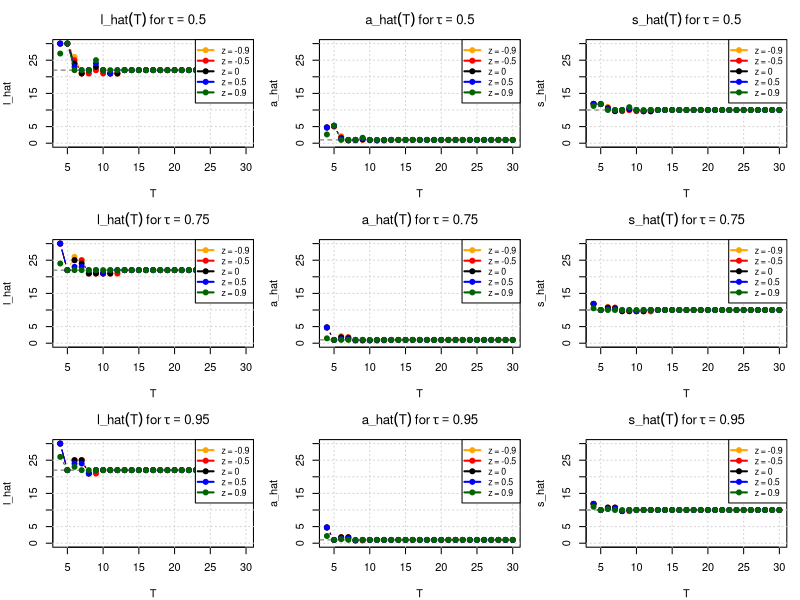

Here is the R script that generated this plot:
# ---------------------------------------------------------------------------
# Figures 3 & 4 — Estimation Paths with Asymmetric Laplace Noise (Updated)
# ---------------------------------------------------------------------------

# --- Noise Generator and Helpers -------------------------------------------

rgen_asy_laplace <- function(n, tau, z, b = 1) {
  u <- runif(n)
  ifelse(u < tau,
         -rexp(n, rate = (1 + z) / b),
         rexp(n, rate = (1 - z) / b))
}

asy_laplace_variance <- function(tau, z) {
  mu <- tau / (1 + z) - (1 - tau) / (1 - z)
  ex2 <- 2 * tau / (1 + z)^2 + 2 * (1 - tau) / (1 - z)^2
  ex2 - mu^2
}

compute_noise_scale <- function(A, snr, tau, z) {
  sqrt((A / snr)^2 / asy_laplace_variance(tau, z))
}

quantile_loss <- function(u, tau) u * (tau - (u < 0))

med_weighted_tau <- function(I, l, s, tau) {
  T <- length(I)
  x <- I * exp(((1:T) - l)^2 / s^2)
  w <- exp(-((1:T) - l)^2 / s^2)
  o <- order(x)
  cum_w <- cumsum(w[o])
  cutoff <- tau * sum(w)
  x[o][min(which(cum_w >= cutoff))]
}

compute_a <- function(I, l, s, tau) med_weighted_tau(I, l, s, tau)

objective_function <- function(I, a, l, s, tau) {
  t <- seq_along(I)
  mean(quantile_loss(I - a * exp(-((t - l)^2) / s^2), tau))
}

search_best_s <- function(I, l, tau) {
  f <- function(s) objective_function(I, compute_a(I, l, s, tau), l, s, tau)
  optimize(f, c(1, 20), tol = 1e-4)$minimum
}

estimate_params <- function(I, tau, h) {
  losses <- sapply(1:h, function(l) {
    s <- search_best_s(I, l, tau)
    a <- compute_a(I, l, s, tau)
    objective_function(I, a, l, s, tau)
  })
  l_hat <- which.min(losses)
  s_hat <- search_best_s(I, l_hat, tau)
  a_hat <- compute_a(I, l_hat, s_hat, tau)
  list(l_hat = l_hat, s_hat = s_hat, a_hat = a_hat)
}

# --- Parameters ------------------------------------------------------------

A_true <- 1
L_true <- 22
S_true <- 10
snr <- 1000
seed <- 280
h <- 30
T_vals <- 4:h
taus <- c(0.5, 0.75, 0.95)
z_vals <- c(-0.9, -0.5, 0, 0.5, 0.9)
colors <- c("orange", "red", "black", "blue", "darkgreen")

# --- Plotting --------------------------------------------------------------

# png("fig3_4_superposed_3x3_2.png", width = 1200, height = 900, res = 120)
pdf(file = "fig3_4_superposed_3x3_2.pdf", width = 8, height = 7)
par(mfrow = c(3, 3), mar = c(4, 4, 3, 1), bg = "white")

for (tau in taus) {
  for (est_name in c("l_hat", "a_hat", "s_hat")) {
    plot(NA, xlim = range(T_vals), ylim = c(0, 30),
         xlab = "T", ylab = est_name,
         main = bquote(.(as.name(est_name))(T) ~ "for" ~ tau == .(tau)))
    abline(h = switch(est_name,
                      l_hat = L_true,
                      a_hat = A_true,
                      s_hat = S_true),
           col = "gray40", lty = 2)
    grid()
    
    for (i in seq_along(z_vals)) {
      z <- z_vals[i]
      set.seed(seed)
      signal <- A_true * exp(-((1:h) - L_true)^2 / S_true^2)
      b <- compute_noise_scale(A_true, snr, tau, z)
      noise <- rgen_asy_laplace(h, tau, z, b)
      I <- signal + noise
      
      est_path <- sapply(T_vals, function(T) {
        estimate_params(I[1:T], tau, h)[[est_name]]
      })
      
      lines(T_vals, est_path, type = "b", col = colors[i], pch = 19)
    }
    
    legend("topright", legend = paste("z =", z_vals),
           col = colors, lwd = 2, pch = 19, cex = 0.8, bty = "o")
  }
}

dev.off()
cat("Superposed 3x3 estimation path plot saved as 'fig3_4_superposed_3x3.png'\n")
